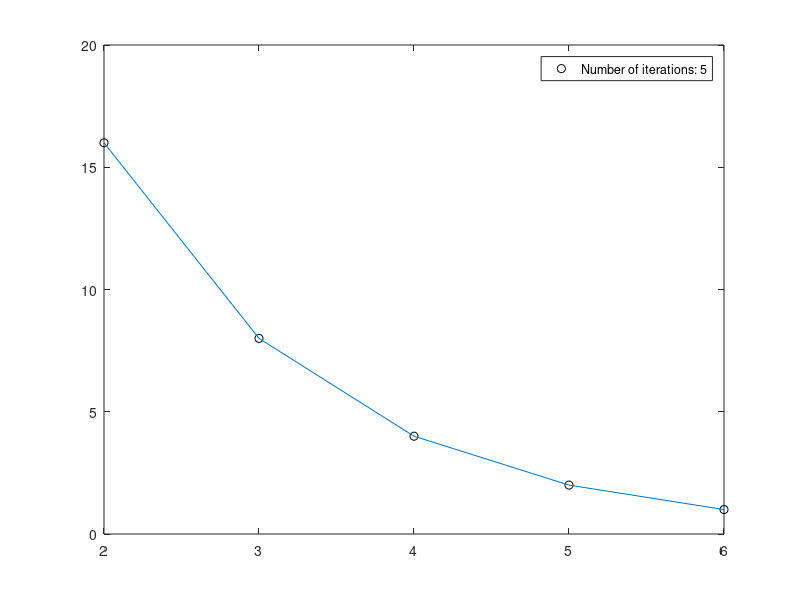

This chart was generated by the following MATLAB code:
clc; close all; clear;
% Collatz Conjecture
num = input("Enter a number: ");
i = 0;
data_point = [];
iterations = [];
while num > 1
    i = i + 1;
    if mod(num, 2) == 0
        num = num/2;
        data_point(i) = num;
        iterations(i) = i + 1;
    else
        num = 3*num + 1;
        data_point(i) = num;
        iterations(i) = i + 1;
    end
end
plot(iterations, data_point,'ko');
line(iterations, data_point);
legend(['Number of iterations: ', num2str(i)]);
